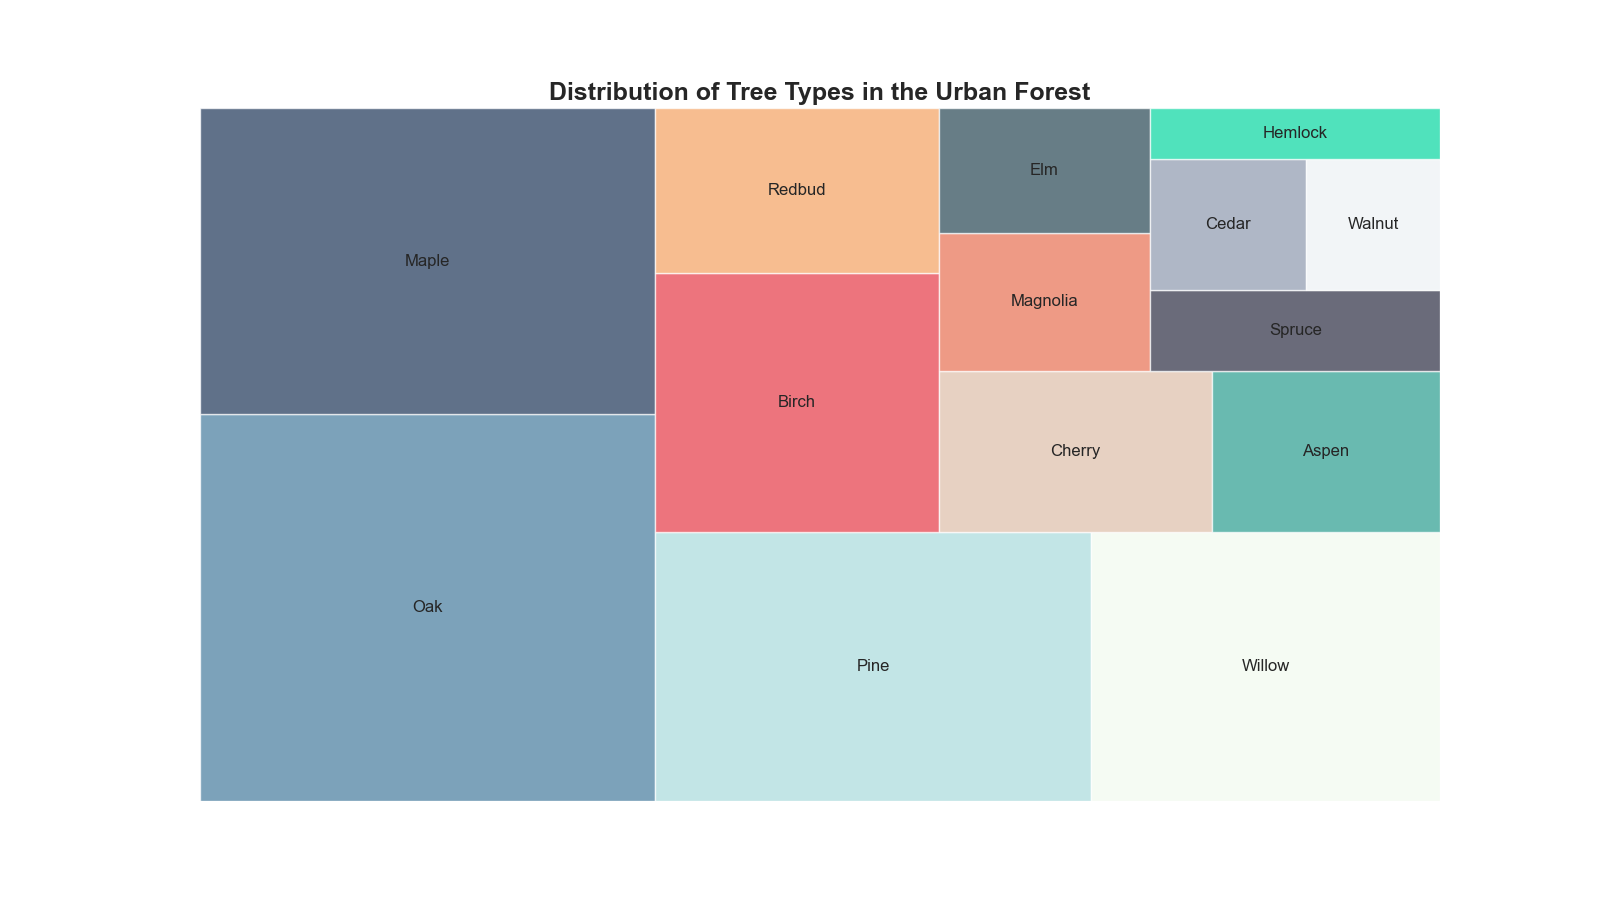

The script that drew this image:

import matplotlib.pyplot as plt
import squarify

# Data points for the treemap
categories = ['Oak', 'Maple', 'Pine', 'Willow', 'Birch', 'Redbud', 'Cherry', 'Aspen', 'Magnolia', 'Elm', 'Spruce', 'Cedar', 'Walnut', 'Hemlock']
count = [1200, 950, 800, 640, 500, 320, 300, 250, 200, 180, 160, 140, 120, 100]

# TreeMap customization
color_palette = ['#457b9d', '#1d3557', '#a8dadc', '#f1faee', '#e63946', '#f4a261', '#ddbea9', '#2a9d8f', '#e76f51', '#264653', '#2b2d42', '#8d99ae', '#edf2f4', '#06d6a0']
plt.figure(figsize=(16, 9))

# Creating the treemap
squarify.plot(sizes=count, label=categories, color=color_palette, alpha=0.7)

# Title and labels
plt.title('Distribution of Tree Types in the Urban Forest', fontsize=18, fontweight='bold')
plt.axis('off')

plt.show()
